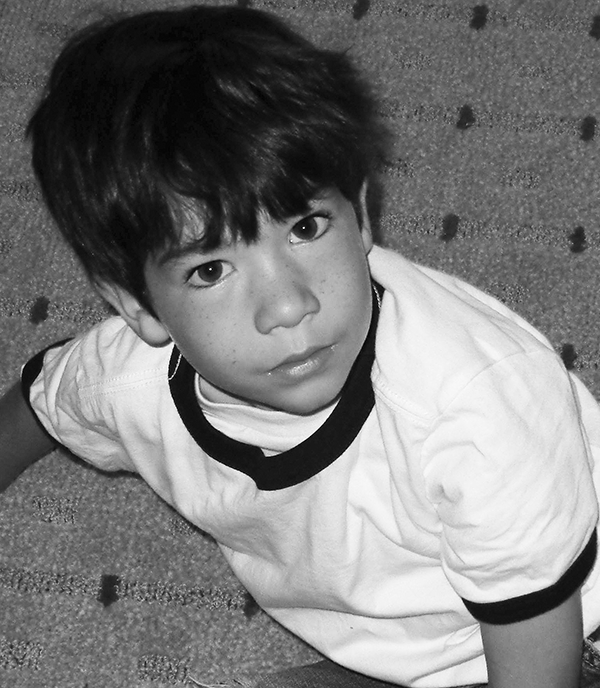
#> input picture image_restoration/boy.tif, 600 x 688 px
$ python image_restoration.py
#> lines starting #> are read from the running program, lines starting #| are printed output that depends on the picture
# ~~~~~~~~~~~~~~~~~~~~~~~~~~~~~~~~~~~~~~~~~~~~~~~~~~~~~~~~~~~~~~~~~~~~~~~~~
# Author: Edgar Alejandro Recancoj Pajarez
# W01404391
# ECE 5220 - Image procesing
# Homework 5
# Date: 10/09/2021
# ~~~~~~~~~~~~~~~~~~~~~~~~~~~~~~~~~~~~~~~~~~~~~~~~~~~~~~~~~~~~~~~~~~~~~~~~~

# Import modules
import imageio
from matplotlib import pyplot as plt
from numba import jit
import numpy as np
import time

def motion_blur_tf(P, Q, a, b, T):
    """
    Create an blurring transfer function H with size P x Q.

    :param P: Size of filter in u direction.
    :param Q: Size of filter in v direction.
    :param a: Parameter in eq. 5-77 for blurring effect.
    :param b: Parameter in eq. 5-77 for blurring effect.
    :param T: Parameter in eq. 5-77 for blurring effect.
    :returns: Numpy array H representing the transfer function.
    """
    # Create transfer function H.
    H = np.zeros((P, Q), dtype=np.complex128)
    # Process blurring transfer function using equation 5-77 from book.
    create_motion_blur_tf(H, a, b, T)
    return H

@jit(nopython=True, fastmath=True)
def create_motion_blur_tf(H, a, b, T):
    """
    Helper function to create motion blur transfer function.
    Separated from main function for Numba implementation.

    :param H: Numpy array representing the transfer function filter.
    :param a: Parameter in eq. 5-77 for blurring effect.
    :param b: Parameter in eq. 5-77 for blurring effect.
    :param T: Parameter in eq. 5-77 for blurring effect.
    :returns: (Void)
    """

    P, Q = H.shape
    for u in range(P):
        for v in range(Q):
            expression = np.pi * ((u - P//2)*a + (v - Q//2)*b)
            if expression == 0:
                expression = 0.000000001
            H[u, v] = (T / expression) * np.sin(expression) * np.e ** (-1j * expression)

def weiner_tf(H, K):
    """
    Create parametric Weiner transfer function W.

    :param H: Numpy array representing a degradation transfer function.
    :param K: Parameter for parametric Weiner transfer function from eq. 5-85.
    :returns: Numpy array W representing the Weiner transfer function.
    """

    W = (1 / H) * ((np.conjugate(H) * H) / ((np.conjugate(H) * H) + K))
    return W

def constrained_ls_tf(H, gam):
    """
    Create constrained least squares transfer function C.

    :param H: Numpy array representing a degradation transfer function.
    :param gam: Parameter for constrained least squares transfer function from eq. 5-89.
    :returns: Numpy array C representing the constrained least squares transfer function.
    """
    # Create a laplacian transfer function with size given by H.
    P, Q = H.shape
    L = laplacian_tf(P=P, Q=Q)
    # Calculate constrained least squares transfer function.
    C = np.conjugate(H) / ((np.conjugate(H) * H) + gam * (np.conjugate(L) * L))
    return C

def laplacian_tf(P, Q):
    """
    Create laplacian transfer function filter with size P x Q.

    :param P: Size of filter in u direction.
    :param Q: Size of filter in v direction.
    :returns: Numpy array H representing the laplacian transfer function.
    """

    # Create transfer function H.
    H = np.zeros((P, Q), dtype=np.complex128)
    # Create laplacian transfer function.
    laplacian = np.array([[0, -1, 0],
                         [-1, 4, -1],
                         [0, -1, 0]], dtype=np.int64)
    # Center laplacian kernel on P x Q rectangle.
    H[int(np.floor(P/2))-1: int(np.floor(P/2))+2, int(np.floor(Q/2))-1: int(np.floor(Q/2))+2] = laplacian
    # Calculate laplacian transfer function.
    H = np.fft.fftshift(np.fft.fft2(H))
    return H

def dft_filtering(f, H, padmode="replicate"):
    """
    Filter image f with a given filter transfer function H.

    :param f: Numpy array representing image.
    :param H: Numpy array of filter transfer function.
    :param padmode: Type of padding to use. If "replicate", use replicate padding. If "zeros", use
    zero padding.
    :returns: Numpy array representing the filtered image.
    """

    # Step 1: Calculate dimensions of image in frequency domain with padding added.
    M, N = f.shape
    # Step 2: Form padded image.
    if padmode == "replicate":
        type = "edge"
        f_padded = np.pad(f, ((0, M), (0, N)), mode=type).astype(np.float64)
    elif padmode == "no_pad":
        f_padded = f
    else:
        type = "constant"
        f_padded = np.pad(f, ((0, M), (0, N)), mode=type).astype(np.float64)
    F = np.fft.fftshift(np.fft.fft2(f_padded))
    # Multiply F with the filter transfer function H.
    G = H * F
    # Step 6: Obtain the filtered image of size P x Q.
    g_padded = np.real(np.fft.ifft2(np.fft.fftshift(G)))
    # Step 7: Extract the M x N region of g_padded for final result.
    g = g_padded[:M, :N]
    return g

def scale_img(img):
    """
    Scale img array between 0 and 255
    :param img: Numpy array of the image.
    :returns: Scaled image with values [0, 255]
    """
    # Scale values of img between 0 and 255.
    img -= np.amin(img)
    img /= np.amax(img)
    img *= 255
    return img

if __name__ == "__main__":
    # **********************************************************************************
    # Section: Motion blurring ********************************************************
    # **********************************************************************************

    # Read image to blur.
    boy = imageio.imread("boy.tif")
#> boy is the input picture: shape (688, 600); min 0, max 255, mean 122.3
    M_boy, N_boy = boy.shape
#> M_boy = 688; N_boy = 600
    P_boy = M_boy
#> P_boy = 688
    Q_boy = N_boy
#> Q_boy = 600

    # Calcule H with a = b = 0.1 and T = 1.
    start = time.time()
    motion_blur_filter = motion_blur_tf(P=P_boy, Q=Q_boy, a=0.1, b=0.1, T=1)
    stop = time.time()
    spectrum_H = scale_img(np.abs(motion_blur_filter))
    print("Created motion blur transfer function in %.2f seconds." % (stop - start))
    # Display spectrum of motion blur transfer funtion H.
    plt.figure(1)
    plt.imshow(spectrum_H.astype(np.uint8), cmap="gray")
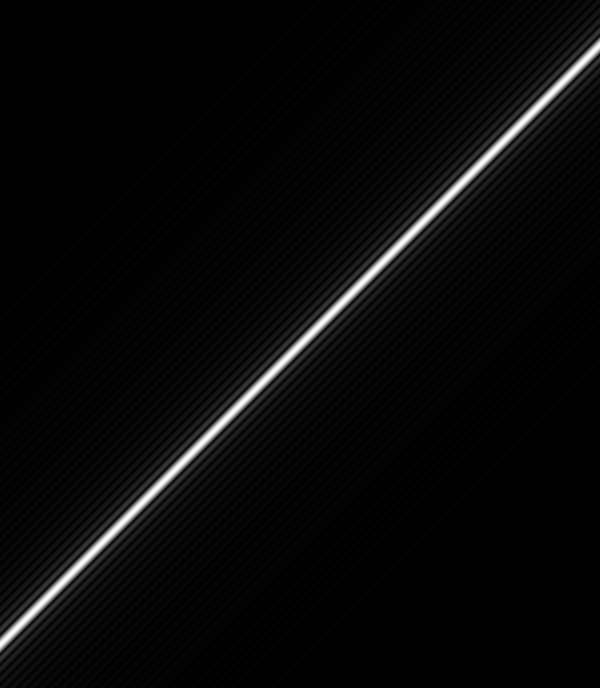
#> spectrum_H: shape (688, 600) float64; min 0, max 255, mean 9.3
    plt.title("Spectrum of Motion blur Transfer function")

    # Apply blurring to image.
    start = time.time()
    blurred_image = dft_filtering(f=boy, H=motion_blur_filter, padmode="no_pad")
#> in dft_filtering, `g_padded = np.real(np.fft.ifft2(np.fft.fftshift(G)))`:
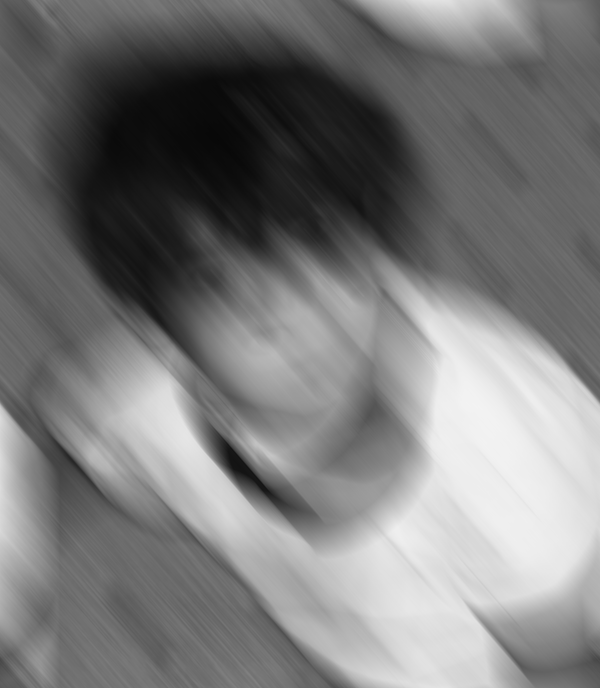
#> g_padded: shape (688, 600) float64; min 7.98, max 243.1, mean 122.3
    stop = time.time()
    # Create images to display.
    fig2 = plt.figure(num=2, figsize=(14, 5))
    fig2.add_subplot(1, 2, 1)
    plt.imshow(boy, cmap="gray")
    plt.axis("off")
    plt.title("Original image")
    fig2.add_subplot(1, 2, 2)
    plt.imshow(blurred_image, cmap="gray")
    plt.axis("off")
    plt.title("Blurred image")

    # **********************************************************************************
    # Section: Parametric Weiner filter ************************************************
    # **********************************************************************************

    # Read image to restore using the parametric Weiner filter.
    boy_blurred = imageio.imread("boy-blurred.tif")
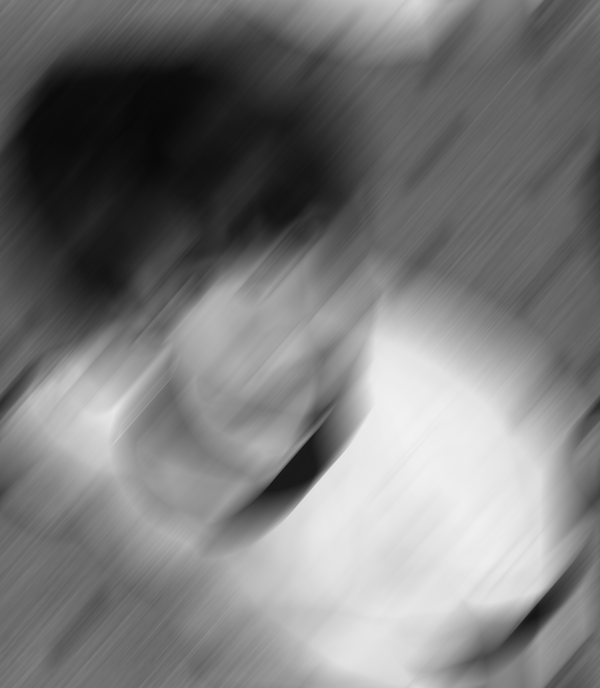
#> input picture image_restoration/boy-blurred.tif, 600 x 688 px
#> boy_blurred is the input picture: shape (688, 600); min 8, max 242, mean 122.3
    M_blur, N_blur = boy_blurred.shape
#> M_blur = 688; N_blur = 600
    # Create motion blur degradation function without padding.
    degradation_motion_blur = motion_blur_tf(P=M_blur, Q=N_blur, a=0.1, b=-0.1, T=1)
    # Create parametric Wiener filter transfer function to restore blurred image.
    weiner_filter = weiner_tf(H=degradation_motion_blur, K=0.0001)
    # Restore blurred image.
    start = time.time()
    restored_image_weiner = scale_img(dft_filtering(f=boy_blurred, H=weiner_filter, padmode="no_pad"))
#> call 2 of dft_filtering, with H = array of shape (688, 600), padmode = 'no_pad'
#> in dft_filtering (call 2), `g_padded = np.real(np.fft.ifft2(np.fft.fftshift(G)))`:
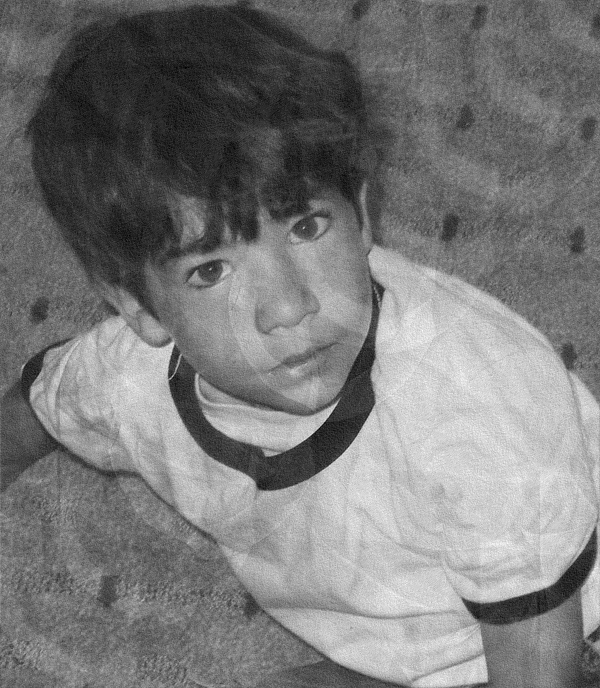
#> g_padded: shape (688, 600) float64; min -39.89, max 297.6, mean 122.3; drawn with min black and max white
    stop = time.time()
    print("Restored image using parametric Wiener filter transfer function in %.2f seconds."
          % (stop - start))


    # **********************************************************************************
    # Section: Constrained least squares filter ****************************************
    # **********************************************************************************

    # Create constrained least squares filter transfer function to restore blurred image.
    constrained_ls_filter = constrained_ls_tf(H=degradation_motion_blur, gam=0.0001)
    # Restore blurred image.
    start = time.time()
    restored_image_constrained = scale_img(dft_filtering(f=boy_blurred, H=constrained_ls_filter, padmode="no_pad"))
    stop = time.time()
    print("Restored image using constrained least squares filter transfer function in %.2f seconds."
          % (stop - start))

    # Create images to display.
    fig3 = plt.figure(num=3, figsize=(14, 5))
    fig3.add_subplot(1, 3, 1)
    plt.imshow(boy_blurred, cmap="gray")
    plt.axis("off")
    plt.title("Original image")
    fig3.add_subplot(1, 3, 2)
    plt.imshow(restored_image_weiner.astype(np.uint8), cmap="gray")
    plt.axis("off")
    plt.title("Restored image (Wiener)")
    fig3.add_subplot(1, 3, 3)
    plt.imshow(restored_image_constrained.astype(np.uint8), cmap="gray")
    plt.axis("off")
    plt.title("Restored image (CLS)")

    # Show figures.
    plt.show()
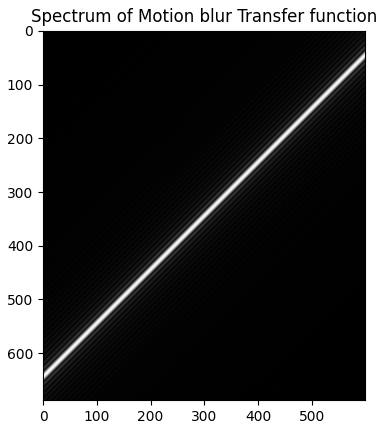
#> figure drawn by matplotlib, 1 panel
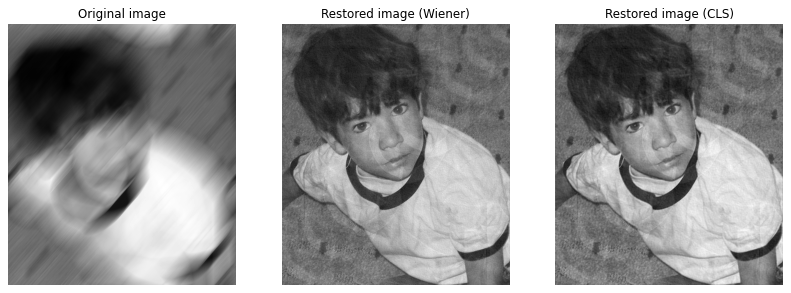
#> figure drawn by matplotlib, 3 panels
